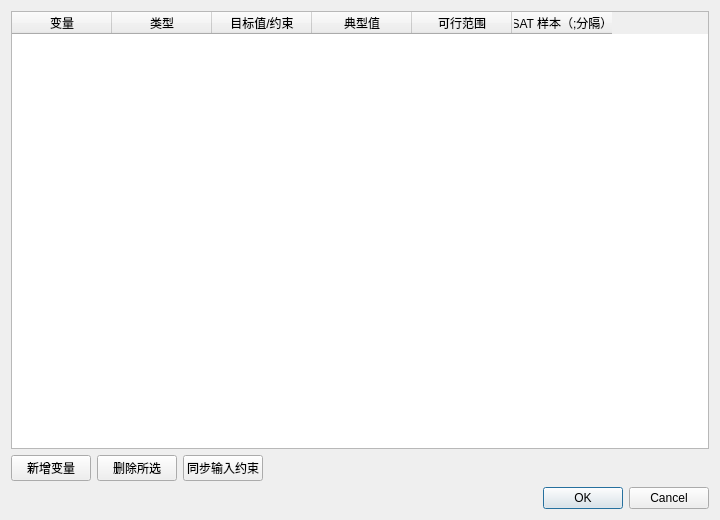
<?xml version="1.0" encoding="UTF-8"?>
<ui version="4.0">
 <class>FunctionVariableValueDialog</class>
 <widget class="QDialog" name="FunctionVariableValueDialog">
  <property name="geometry">
   <rect>
    <x>0</x>
    <y>0</y>
    <width>720</width>
    <height>520</height>
   </rect>
  </property>
  <property name="windowTitle">
   <string>变量取值范围与样本</string>
  </property>
  <layout class="QVBoxLayout" name="verticalLayout">
   <item>
    <widget class="QTableWidget" name="tableVariables">
     <column>
      <property name="text">
       <string>变量</string>
      </property>
     </column>
     <column>
      <property name="text">
       <string>类型</string>
      </property>
     </column>
     <column>
      <property name="text">
       <string>目标值/约束</string>
      </property>
     </column>
     <column>
      <property name="text">
       <string>典型值</string>
      </property>
     </column>
     <column>
      <property name="text">
       <string>可行范围</string>
      </property>
     </column>
     <column>
      <property name="text">
       <string>SAT 样本（;分隔）</string>
      </property>
     </column>
    </widget>
   </item>
   <item>
    <layout class="QHBoxLayout" name="horizontalLayoutButtons">
     <item>
      <widget class="QPushButton" name="btnAddRow">
       <property name="text">
        <string>新增变量</string>
       </property>
      </widget>
     </item>
     <item>
      <widget class="QPushButton" name="btnRemoveRow">
       <property name="text">
        <string>删除所选</string>
       </property>
      </widget>
     </item>
     <item>
      <widget class="QPushButton" name="btnSyncConstraints">
       <property name="text">
        <string>同步输入约束</string>
       </property>
      </widget>
     </item>
     <item>
      <spacer name="horizontalSpacer">
       <property name="orientation">
        <enum>Qt::Horizontal</enum>
       </property>
       <property name="sizeHint" stdset="0">
        <size>
         <width>40</width>
         <height>20</height>
        </size>
       </property>
      </spacer>
     </item>
    </layout>
   </item>
   <item>
    <widget class="QDialogButtonBox" name="buttonBox">
     <property name="standardButtons">
      <set>QDialogButtonBox::Cancel|QDialogButtonBox::Ok</set>
     </property>
    </widget>
   </item>
  </layout>
 </widget>
 <resources/>
 <connections/>
</ui>
